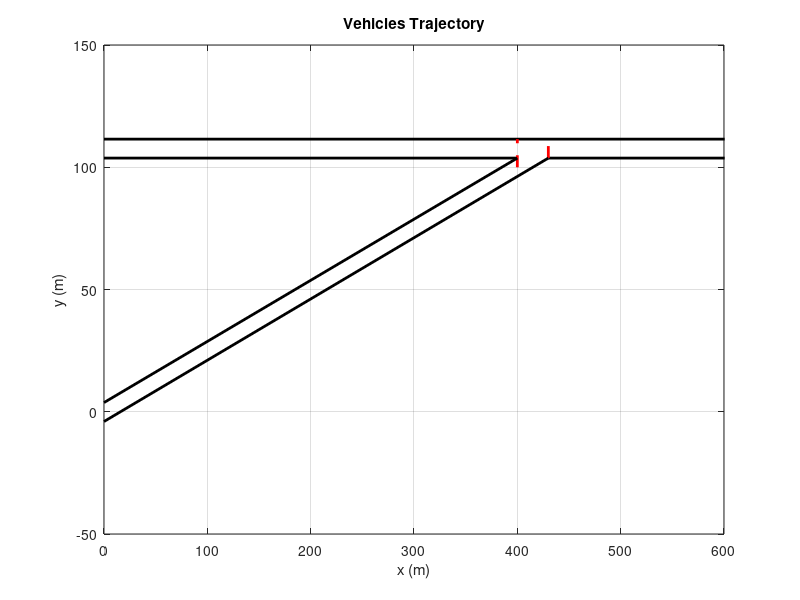

The MATLAB script that drew this image: (Note: this script raises an error after producing the figure.)
% mixed traffic scenario
% 2 CAVs and one MDV on each road
% need to add rear end collision constraint for manual vehicles
% CAVs should sense rear end collision with MDV
 %%
clear; 
clear all
close all; 
clc
% vmax_2, vmax_mr and vmax_sr, are to be used only in the case we want to
% set different thresholds for the final speed which can be used
% according to the traffic level. For now, we only allow the
% vehicles reaching the end of the control zone at v=vavg
dt=1;
vmax_2 = 13.4112; % [m/s] ==> 30 MPH
vmax_mr = 13.4112; % [m/s] ==> 30 MPH
vmax_sr = 13.4112;   
vavg_mr = 13.4112; % [m/s] ==> 30 MPH
vavg_sr = 13.4112; % 30 MPH

vmin_mr = 0; % [m/s] 
vmin_sr = 0;
vmax = 30; 

uavg = 0.3; 
cz_length = 400; % Length of the control zone [m]
iz_length = 30; % Length of the merging zone [m], or desired intervehicular distance at the end of the control zone
t_sim = 80; % Simulation time [s]
yo_mr = 107.625; % initial position on y
numel = t_sim/dt;

%% Define initial position for the vehicles on each road

%  intevehicular distance

R1_xo = {[-125 -130],[3,4]}; % 3= CAV, 4= MANUAL
R2_xo = {[ -125 -150],[3,4]};
road_1 = 'r1';
road_2 = 'r2';
s1 = struct(road_1,R1_xo);
s2 = struct(road_2,R2_xo);


% vehicles on main road
% Identify main road as 1
R1_ini(1,:)= ones(1,length(s1(1).r1));
% xo: Initial position on x
R1_ini(2,:)= s1(1).r1; % x position 
% yo: Initial position on y
R1_ini(3,:)= 107.625; 
% xf: Initial position
R1_ini(4,:)= ones(1,length(R1_xo))*cz_length;
%vo: Initial speed
R1_ini(5,:)= ones(1,length(R1_xo))*vavg_mr; % CHANGE
% vf: final speed
R1_ini(6,:)= ones(1,length(R1_xo))*vmax_mr; % CHANGE
% t2iz: Time to intersection zone at constant speed = vavg
R1_ini(7,:)= (cz_length-s1(1).r1)./R1_ini(5,:); % CHANGES
R1_ini(8,:)=s1(2).r1;


% vehicles on secondary road
R2_ini(1,:)= ones(1,length(s2(1).r2)).*2; 
% xo: Initial position on x
R2_ini(2,:)= s2(1).r2; 
% yo: Initial position on y
R2_ini(3,:)= s2(1).r2*0.25; 
% xf: final position

% Identify secundary road as 2
R2_ini(4,:)= ones(1,length(R2_xo))*(cz_length); 
% vo: Initial speed
R2_ini(5,:)= ones(1,length(R2_xo))*vavg_sr; 
% vf: final speed
R2_ini(6,:)= ones(1,length(R2_xo))*vmax_sr; 
% tf: time to reach intersection
R2_ini(7,:)= (cz_length-s2(1).r2)./R2_ini(5,:); 
R2_ini(8,:)=s2(2).r2;
% Reorganize vehicles in hierarchy according to time to reach control zone


% Concatenate matrices
R12_ini = horzcat(R1_ini, R2_ini); % Concatenate the two matrices 
R12_ini_h = sortrows(R12_ini',7)';

%               MANUAL VEHICLE - Secondary Road                 
%========================================================================
a_model=-0.05; %acceleration for manualy driven vehicle(MDV) on secondary road
% for loop to calculate MDV model values for more than one vehicle
dt=1;
%s(1,:)=R2_xo; %distance travelled
%j=1;
for i = 1:length(R12_ini_h(2,:))
    if R12_ini_h(8,i)==4 % manual vehicle
        s(i)=R12_ini_h(2,i)
        %j=j+1;
    end
end

for i=1:length(s)
    vf_model(i) = 12 + (14-12).*rand(1) % pre-defining v-final for MDV
    %vf_model(i) = 12.6808
    v1_model(i) = sqrt((vf_model(i))^2+2*a_model*s(i)); %initial velocity    
    v100_sr(i)=sqrt((v1_model(i)^2)+(2*a_model*100));  % velocity at RSU2  
    v400_sr(i)=sqrt((v1_model(i)^2)+(2*a_model*400)); % velocity while entering merging
    v430_sr(i)=sqrt((v1_model(i)^2)+(2*a_model*430)); % vel while leaving merging
    tm_sr(i)=(v400_sr(i)-v100_sr(i))/a_model;  % time while entering merging
    tme_sr(i)=(v430_sr(i)-v100_sr(i))/a_model; % time while exit merging
    t_headway(i)=tme_sr(i)-tm_sr(i) 
    v1(1,i)=v1_model(i);
end  
v2_RSU2= v100_sr;
cz_sr=400;     
cz_mr=400;
a_CAV = 0;

%% Initial conditions for each vehicle

% Vehicles on main road

% xf: Initial position
R1_ini(4,:)= ones(1,length(R1_xo))*cz_length;
%vo: Initial speed
R1_ini(5,:)= ones(1,length(R1_xo))*vavg_mr; % CHANGE
% vf: final speed
R1_ini(6,:)= ones(1,length(R1_xo))*vmax_mr; % CHANGE
% t2iz: Time to intersection zone at constant speed = vavg
R1_ini(7,:)= (cz_length-s1(1).r1)./R1_ini(5,:); % CHANGES
R1_ini(8,:)=s1(2).r1;
% Vehicles on secundary road

% Identify secundary road as 2
R2_ini(4,:)= ones(1,length(R2_xo))*(cz_length); 
% vo: Initial speed
R2_ini(5,:)= ones(1,length(R2_xo))*vavg_sr; 
% vf: final speed
R2_ini(6,:)= ones(1,length(R2_xo))*vmax_sr; 
% tf: time to reach intersection
R2_ini(7,:)= (cz_length-s2(1).r2)./R2_ini(5,:); 
R2_ini(8,:)=s2(2).r2;
% Reorganize vehicles in hierarchy according to time to reach control zone

% Concatenate matrices
R12_ini = horzcat(R1_ini, R2_ini); % Concatenate the two matrices 
R12_ini_h = sortrows(R12_ini',7)'; % Ordering by time to reach intersection zone
% R12_ini_h = sortrows(R12_ini',[2],{'descend'})';


for i3=1:length(R12_ini_h(7,:))
    if i3==1
        % Since tf=time to reach intersection zone, the time to leave
        % intersection for the first vehicle is the time it takes to cross 
        % the control zone at constant speed=vavg plus the time it takes 
        % to cross the intersection zone at constant speed = vmax
        R12_ini_h(9,i3) = R12_ini_h(4,i3)./R12_ini_h(5,i3) +(iz_length)./R12_ini_h(6,i3);
    else
        % For the rest of the vehicles it is the time to leave the
        % intersection of the previous vehicle, plus the time it takes to
        % cross the intersection zone at constant speed vmax
        R12_ini_h(9,i3) = R12_ini_h(9,i3-1)+(iz_length)./R12_ini_h(6,i3);
    end
end


%% Define initial conditions

xo=R12_ini_h(2,:); % This is still the initial position to start before the control zone
yo=R12_ini_h(3,:);
xf=R12_ini_h(4,:);
vo=R12_ini_h(5,:);
vf=R12_ini_h(6,:);
to=0.*R12_ini_h(2,:);
tf=R12_ini_h(8,:);
t2exit=R12_ini_h(8,:);
t=zeros(1,length(tf));
% State and control values for t=0
x=xo;
y=yo;
v=vo;
u=0*v;

vf_gaussian=normrnd(v1_model(1,1),1)
a_predict=(vf_gaussian^2-v1_model(1,1)^2)/(2*400); %500 is distance
v2_predict=sqrt(v1_model(1,1).^2+2*a_predict*(100)) % vel at RSU2 predicted using acclf from gaussain
tm_predict=2*(400)/(vf_gaussian+v1_model(1,1))   

vf_newpredict= 12.5; % predict one value between 12 to 14
error=v2_predict-v2_RSU2


% Loop for the simulation time
for i1=2:numel
    
    % Loop for each vehicle
    for i2=1:length(R12_ini_h(1,:))
        if R12_ini_h(1,i2)==1 % if main road
            if R12_ini_h(2,i2)== 3 % if CAV
            % Update variables before control zone 
                if x(i1-1,i2)<0

                % Update initial conditions:
                xo(i1,i2) = x(i1-1,i2); % We want xo to be constant until reaching the control zone
                xf(i1,i2) = xf(i1-1,i2); % We want xf to be constant always
                vo(i1,i2) = v(i1-1,i2); % We want vo to be constant until reaching the control zone
                vf(i1,i2) = vf(i1-1,i2); % We want vf to be constant always
                to(i1,i2) = i1-1; % We want to update to at each instant of time
                tf(i1,i2) = tm_predict; % We want tf to keep constant until we enter the control zone

                t(i1,i2)=i1*dt;
                x(i1,i2) = x(i1-1,i2)+ vo(i1,i2)*dt; 
                v(i1,i2) = vo(i1,i2);
                u(i1,i2) = 0;
                flag(i1,i2) = 0; % this flag is to detect that the minimum speed value has been reached

                if x(i1,i2)>=0
                    xo(i1,i2) = x(i1,i2);
                    to(i1,i2) = t(i1,i2);
                    vo(i1,i2) = v(i1,i2);
                end

            end

            % Update variables and control on the control zone
            if x(i1-1,i2)>=0 && x(i1-1,i2)<=400

                % Calculate control for first vehicle:
                if i2==1

                    % Update the initial conditions:
                    xo(i1,i2) = x(i1-1,i2);
                    xf(i1,i2) = xf(i1-1,i2);
                    vo(i1,i2) = v(i1-1,i2);

                    vf(i1,i2) = vf(i1-1,i2);
                    to(i1,i2) = t(i1-1,i2);
                    tf(i1,i2) = tf(i1-1,i2);

                    if tf(i1,i2)-to(i1,i2)<= 2*dt
                        a(i1,i2) = a(i1-1,i2);
                        b(i1,i2) = b(i1-1,i2);
                        c(i1,i2) = c(i1-1,i2);
                        d(i1,i2) = d(i1-1,i2);
                    else
                        [a(i1,i2),b(i1,i2),c(i1,i2),d(i1,i2)]=RTControl(to(i1,i2),tf(i1,i2),xo(i1,i2),xf(i1,i2),vo(i1,i2),vf(i1,i2));
                    end


                    % Update states and control
                    t(i1,i2)=i1*dt;
                    x(i1,i2) = a(i1,i2)*t(i1,i2)^3/6 + b(i1,i2)*t(i1,i2)^2/2 + c(i1,i2)*t(i1,i2) + d(i1,i2);
                    v(i1,i2) = a(i1,i2)*t(i1,i2)^2/2 + b(i1,i2)*t(i1,i2) + c(i1,i2);
                    u(i1,i2) = a(i1,i2)*t(i1,i2) + b(i1,i2);

                    % if the vehicle hit the lower bound on speed, don't apply 
                    % control. Update states and initial conditions:
                    if v(i1,i2)<vmin_mr

                        % Update states and control
                        x(i1,i2) = x(i1-1,i2)+ v(i1-1,i2)*dt;
                        v(i1,i2) = v(i1-1,i2);
                        u(i1,i2) = 0;
                        flag(i1,i2) = 1;

                        % Update initial conditions
                        xo(i1,i2) = x(i1-1,i2);
                        xf(i1,i2) = xf(i1-1,i2);
                        vo(i1,i2) = v(i1-1,i2);
                        vf(i1,i2) = vf(i1-1,i2);
                        to(i1,i2) = t(i1-1,i2);
                        tf(i1,i2) = tf(i1-1,i2)-0.02;                  
                    end


                else % for the rest of the vehicles

                    % Update the initial conditions
                    xo(i1,i2) = x(i1-1,i2);
                    xf(i1,i2) = xf(i1-1,i2);
                    vo(i1,i2) = v(i1-1,i2);
                    vf(i1,i2) = vf(i1-1,i2);
                    to(i1,i2) = t(i1-1,i2);
                    tf(i1,i2) = tf(i1,i2-1) + iz_length/vf(i1,i2-1);

                    % Calculate constants. If to is too close to tf, control
                    % signal will go to infinity, so, the control should be
                    % stopped if the difference between the two is less than 3 seconds
                    if tf(i1,i2)-to(i1,i2)<= 2
                        a(i1,i2) = a(i1-1,i2);
                        b(i1,i2) = b(i1-1,i2);
                        c(i1,i2) = c(i1-1,i2);
                        d(i1,i2) = d(i1-1,i2);
                    else
                        [a(i1,i2),b(i1,i2),c(i1,i2),d(i1,i2)]=RTControl(to(i1,i2),tf(i1,i2),xo(i1,i2),xf(i1,i2),vo(i1,i2),vf(i1,i2));
                    end
                    % Update states and control
                    t(i1,i2)=i1*dt;
                    x(i1,i2) = a(i1,i2)*t(i1,i2)^3/6 + b(i1,i2)*t(i1,i2)^2/2 + c(i1,i2)*t(i1,i2) + d(i1,i2);
                    v(i1,i2) = a(i1,i2)*t(i1,i2)^2/2 + b(i1,i2)*t(i1,i2) + c(i1,i2);
                    u(i1,i2) = a(i1,i2)*t(i1,i2) + b(i1,i2);

                    if tf(i1,i2)-to(i1,i2)<= 2 && (v(i1,i2)> vf(1,i2) || v(i1,i2)< vf(1,i2))
                        v(i1,i2) = vf(1,i2);
                        u(i1,i2) = 0;
                        x(i1,i2) = x(i1-1,i2) + vf(1,i2)*dt;
                    end
                    % if the vehicle hit the lower bound on speed, don't apply 
                    % control. Update states and initial conditions
                    if v(i1,i2)<vmin_mr 

                        % Update states and control
                        x(i1,i2) = x(i1-1,i2)+ v(i1-1,i2)*dt; % delta t = 1
                        v(i1,i2) = v(i1-1,i2);
                        u(i1,i2) = 0;
                        flag(i1,i2) = 1;

                        % Update initial conditions
                        xo(i1,i2) = x(i1-1,i2);
                        xf(i1,i2) = xf(i1-1,i2);
                        vo(i1,i2) = v(i1-1,i2);
                        vf(i1,i2) = vf(i1-1,i2);
                        to(i1,i2) = t(i1-1,i2);
                        tf(i1,i2) = tf(i1,i2-1) + iz_length/vf(i1,i2-1)-0.02;                    
                    end

                end

            end

            % Update variables after control zone 
            if x(i1-1,i2)>400

                % Update initial conditions:
                xf(i1,i2) = xf(i1-1,i2); % We want xf to be constant always
                vf(i1,i2) = vf(i1-1,i2); % We want vf to be constant always
                to(i1,i2) = to(i1-1,i2); % We want to=0 always
                tf(i1,i2) = tf(i1-1,i2); % We want tf to keep constant until we enter the control zone

                % Update states
                t(i1,i2)=i1*dt;
                x(i1,i2) = x(i1-1,i2)+ vf(i1,i2)*dt;
                v(i1,i2) = vf(i1,i2);
                u(i1,i2) = 0;
            end

            if x(i1,i2)<430 && R12_ini_h(1,i2)==2
                y(i1,i2)=x(i1,i2)*0.25;
            else
                y(i1,i2)=107.625;
            end
        end
        if R12_ini_h(2,i2)== 4 % if MDV  ------------------------------------
            if x(i1-1,i2)<0            
            % Update initial conditions:
                xo(i1,i2) = x(i1-1,i2); % We want xo to be constant until reaching the control zone
                xf(i1,i2) = xf(i1-1,i2); % We want xf to be constant always
                vo(i1,i2) = v(i1-1,i2); 
                vf(i1,i2) = vf(i1-1,i2); 
                to(i1,i2) = i1-1; % We want to update to at each instant of time
                tf(i1,i2) = tf(i1-1,i2); % We want tf to keep constant until we enter the control zone

                t(i1,i2)=i1*dt;
                x(i1,i2) = x(i1-1,i2)+ vo(i1,i2)*dt; 
                v(i1,i2) = vo(i1,i2);
                u(i1,i2) =-0.05;
                flag(i1,i2) = 0; % this flag is to detect that the minimum speed value has been reached
                % rear end collision constraint ---------------
                Ssafe = 10;
                if(i2~=1)
                    if x(i1,i2)-x(i1,i2-1)<Ssafe 
                        v(i1,i2)=v(i1,i2-1)-2;
                    end
                end
                    
                if x(i1,i2)>=0
                    xo(i1,i2) = x(i1,i2);
                    to(i1,i2) = t(i1,i2);
                    vo(i1,i2) = v(i1,i2);
                end

            end

            % Update variables and control on the control zone
            if x(i1-1,i2)>=0 && x(i1-1,i2)<=430

                % Calculate control for first vehicle:
                if i2==1

                    % Update the initial conditions:
                    xo(i1,i2) = x(i1-1,i2);
                    xf(i1,i2) = xf(i1-1,i2); 
                    vo(i1,i2) = v(i1-1,i2);

                    % vmf(i1,i2) = vmf(i1-1,i2);% CHECK THIS
                    %vmf(i1,i2) = 12.7631; % from distribution
                    vf(i1,i2) = vf_model(1,i2);
                    to(i1,i2) = t(i1-1,i2);
                    tf(i1,i2) = tf(i1-1,i2); 

                    % Update states and control
                    t(i1,i2)=i1*dt;
                    u(i1,i2) = -0.05;
                    v(i1,i2) = sqrt((vf(i1,i2)).^2-(2*u(i1,i2)*(430-xo(i1,i2))));
                    x(i1,i2) = xo(i1,i2)+v(i1,i2)*dt+(0.5*u(i1,i2)*dt^2);

                else % for rest of the vehicles
                    % Update the initial conditions
                    xo(i1,i2) = x(i1-1,i2);
                    xf(i1,i2) = xf(i1-1,i2); 
                    vo(i1,i2) = v(i1-1,i2);

                    vf(i1,i2) = vf_model(1,i2); % from distribution
                    to(i1,i2) = t(i1-1,i2);
                    tf(i1,i2) = tf(i1,i2-1)+ iz_length/vf(i1,i2-1);

                    % Calculate constants. If to is too close to tf, control
                    % signal will go to infinity, so, the control should be
                    % stopped if the difference between the two is less than 3 seconds

                    % Update states and control
                    t(i1,i2)=i1*dt;
                    u(i1,i2) = -0.05;
                    v(i1,i2) = sqrt((vf(i1,i2)).^2-(2*u(i1,i2)*(430-xo(i1,i2))));
                    x(i1,i2) = xo(i1,i2)+v(i1,i2)*dt+(0.5*u(i1,i2)*dt^2);    
            % rear end collision constraint ---------------
                    Ssafe = 10;
                    if(i2~=1)
                        if x(i1,i2)-x(i1,i2-1)<Ssafe 
                            v(i1,i2)=v(i1,i2-1)-2;
                        end
                    end
               end

            end
            % Update variables after control zone 
            if x(i1-1,i2)>430
                % Update initial conditions:
                xf(i1,i2) = xf(i1-1,i2); % We want xf to be constant always
                vf(i1,i2) = vf(i1-1,i2); % CHECK THIS GIVE some value
                to(i1,i2) = to(i1-1,i2); % We want to=0 always
                tf(i1,i2) = tf(i1-1,i2); % We want tf to keep constant until we enter the control zone

                % Update states
                t(i1,i2)=i1*dt;
                x(i1,i2) = x(i1-1,i2)+ vf(i1,i2)*dt;
                v(i1,i2) = vf(i1,i2);
                u(i1,i2) = -0.05;
            end
            
          % rear end collision constraint ---------------
                Ssafe =10;
                if(i2~=1)
                    if x(i1,i2)-x(i1,i2-1)<Ssafe 
                        v(i1,i2)=v(i1,i2-1)-2;
                    end
                end
            if x(i1,i2)<430 && R12_ini_h(1,i2)==2
                y(i1,i2)=x(i1,i2)*0.25;
            else
                y(i1,i2)=107.625;
            end       
            
        end % for loop of MDV or CAV
        end % for the if loop of main road
        if R12_ini_h(1,i2)==2 % if secondary road
                       if R12_ini_h(2,i2)== 3 % if CAV
            % Update variables before control zone 
                if x(i1-1,i2)<0

                % Update initial conditions:
                xo(i1,i2) = x(i1-1,i2); % We want xo to be constant until reaching the control zone
                xf(i1,i2) = xf(i1-1,i2); % We want xf to be constant always
                vo(i1,i2) = v(i1-1,i2); % We want vo to be constant until reaching the control zone
                vf(i1,i2) = vf(i1-1,i2); % We want vf to be constant always
                to(i1,i2) = i1-1; % We want to update to at each instant of time
                tf(i1,i2) = tm_predict; % We want tf to keep constant until we enter the control zone

                t(i1,i2)=i1*dt;
                x(i1,i2) = x(i1-1,i2)+ vo(i1,i2)*dt; 
                v(i1,i2) = vo(i1,i2);
                u(i1,i2) = 0;
                flag(i1,i2) = 0; % this flag is to detect that the minimum speed value has been reached

                if x(i1,i2)>=0
                    xo(i1,i2) = x(i1,i2);
                    to(i1,i2) = t(i1,i2);
                    vo(i1,i2) = v(i1,i2);
                end

            end

            % Update variables and control on the control zone
            if x(i1-1,i2)>=0 && x(i1-1,i2)<=400

                % Calculate control for first vehicle:
                if i2==1

                    % Update the initial conditions:
                    xo(i1,i2) = x(i1-1,i2);
                    xf(i1,i2) = xf(i1-1,i2);
                    vo(i1,i2) = v(i1-1,i2);

                    vf(i1,i2) = vf(i1-1,i2);
                    to(i1,i2) = t(i1-1,i2);
                    tf(i1,i2) = tf(i1-1,i2);

                    if tf(i1,i2)-to(i1,i2)<= 2*dt
                        a(i1,i2) = a(i1-1,i2);
                        b(i1,i2) = b(i1-1,i2);
                        c(i1,i2) = c(i1-1,i2);
                        d(i1,i2) = d(i1-1,i2);
                    else
                        [a(i1,i2),b(i1,i2),c(i1,i2),d(i1,i2)]=RTControl(to(i1,i2),tf(i1,i2),xo(i1,i2),xf(i1,i2),vo(i1,i2),vf(i1,i2));
                    end


                    % Update states and control
                    t(i1,i2)=i1*dt;
                    x(i1,i2) = a(i1,i2)*t(i1,i2)^3/6 + b(i1,i2)*t(i1,i2)^2/2 + c(i1,i2)*t(i1,i2) + d(i1,i2);
                    v(i1,i2) = a(i1,i2)*t(i1,i2)^2/2 + b(i1,i2)*t(i1,i2) + c(i1,i2);
                    u(i1,i2) = a(i1,i2)*t(i1,i2) + b(i1,i2);

                    % if the vehicle hit the lower bound on speed, don't apply 
                    % control. Update states and initial conditions:
                    if v(i1,i2)<vmin_mr

                        % Update states and control
                        x(i1,i2) = x(i1-1,i2)+ v(i1-1,i2)*dt;
                        v(i1,i2) = v(i1-1,i2);
                        u(i1,i2) = 0;
                        flag(i1,i2) = 1;

                        % Update initial conditions
                        xo(i1,i2) = x(i1-1,i2);
                        xf(i1,i2) = xf(i1-1,i2);
                        vo(i1,i2) = v(i1-1,i2);
                        vf(i1,i2) = vf(i1-1,i2);
                        to(i1,i2) = t(i1-1,i2);
                        tf(i1,i2) = tf(i1-1,i2)-0.02;                  
                    end


                else % for the rest of the vehicles

                    % Update the initial conditions
                    xo(i1,i2) = x(i1-1,i2);
                    xf(i1,i2) = xf(i1-1,i2);
                    vo(i1,i2) = v(i1-1,i2);
                    vf(i1,i2) = vf(i1-1,i2);
                    to(i1,i2) = t(i1-1,i2);
                    tf(i1,i2) = tf(i1,i2-1) + iz_length/vf(i1,i2-1);

                    % Calculate constants. If to is too close to tf, control
                    % signal will go to infinity, so, the control should be
                    % stopped if the difference between the two is less than 3 seconds
                    if tf(i1,i2)-to(i1,i2)<= 2
                        a(i1,i2) = a(i1-1,i2);
                        b(i1,i2) = b(i1-1,i2);
                        c(i1,i2) = c(i1-1,i2);
                        d(i1,i2) = d(i1-1,i2);
                    else
                        [a(i1,i2),b(i1,i2),c(i1,i2),d(i1,i2)]=RTControl(to(i1,i2),tf(i1,i2),xo(i1,i2),xf(i1,i2),vo(i1,i2),vf(i1,i2));
                    end
                    % Update states and control
                    t(i1,i2)=i1*dt;
                    x(i1,i2) = a(i1,i2)*t(i1,i2)^3/6 + b(i1,i2)*t(i1,i2)^2/2 + c(i1,i2)*t(i1,i2) + d(i1,i2);
                    v(i1,i2) = a(i1,i2)*t(i1,i2)^2/2 + b(i1,i2)*t(i1,i2) + c(i1,i2);
                    u(i1,i2) = a(i1,i2)*t(i1,i2) + b(i1,i2);

                    if tf(i1,i2)-to(i1,i2)<= 2 && (v(i1,i2)> vf(1,i2) || v(i1,i2)< vf(1,i2))
                        v(i1,i2) = vf(1,i2);
                        u(i1,i2) = 0;
                        x(i1,i2) = x(i1-1,i2) + vf(1,i2)*dt;
                    end
                    % if the vehicle hit the lower bound on speed, don't apply 
                    % control. Update states and initial conditions
                    if v(i1,i2)<vmin_mr 

                        % Update states and control
                        x(i1,i2) = x(i1-1,i2)+ v(i1-1,i2)*dt; % delta t = 1
                        v(i1,i2) = v(i1-1,i2);
                        u(i1,i2) = 0;
                        flag(i1,i2) = 1;

                        % Update initial conditions
                        xo(i1,i2) = x(i1-1,i2);
                        xf(i1,i2) = xf(i1-1,i2);
                        vo(i1,i2) = v(i1-1,i2);
                        vf(i1,i2) = vf(i1-1,i2);
                        to(i1,i2) = t(i1-1,i2);
                        tf(i1,i2) = tf(i1,i2-1) + iz_length/vf(i1,i2-1)-0.02;                    
                    end

                end

            end

            % Update variables after control zone 
            if x(i1-1,i2)>400

                % Update initial conditions:
                xf(i1,i2) = xf(i1-1,i2); % We want xf to be constant always
                vf(i1,i2) = vf(i1-1,i2); % We want vf to be constant always
                to(i1,i2) = to(i1-1,i2); % We want to=0 always
                tf(i1,i2) = tf(i1-1,i2); % We want tf to keep constant until we enter the control zone

                % Update states
                t(i1,i2)=i1*dt;
                x(i1,i2) = x(i1-1,i2)+ vf(i1,i2)*dt;
                v(i1,i2) = vf(i1,i2);
                u(i1,i2) = 0;
            end

            if x(i1,i2)<430 && R12_ini_h(1,i2)==2
                y(i1,i2)=x(i1,i2)*0.25;
            else
                y(i1,i2)=107.625;
            end
    end
        if R12_ini_h(2,i2)== 4% if MDV  ------------------------------------
            if x(i1-1,i2)<0            
            % Update initial conditions:
                xo(i1,i2) = x(i1-1,i2); % We want xo to be constant until reaching the control zone
                xf(i1,i2) = xf(i1-1,i2); % We want xf to be constant always
                vo(i1,i2) = v(i1-1,i2); 
                vf(i1,i2) = vf(i1-1,i2); 
                to(i1,i2) = i1-1; % We want to update to at each instant of time
                tf(i1,i2) = tf(i1-1,i2); % We want tf to keep constant until we enter the control zone

                t(i1,i2)=i1*dt;
                x(i1,i2) = x(i1-1,i2)+ vo(i1,i2)*dt; 
                v(i1,i2) = vo(i1,i2);
                u(i1,i2) =-0.05;
                flag(i1,i2) = 0; % this flag is to detect that the minimum speed value has been reached
                % rear end collision constraint ---------------
                Ssafe = 10;
                if(i2~=1)
                    if x(i1,i2)-x(i1,i2-1)<Ssafe 
                        v(i1,i2)=v(i1,i2-1)-2;
                    end
                end
                    
                if x(i1,i2)>=0
                    xo(i1,i2) = x(i1,i2);
                    to(i1,i2) = t(i1,i2);
                    vo(i1,i2) = v(i1,i2);
                end

            end

            % Update variables and control on the control zone
            if x(i1-1,i2)>=0 && x(i1-1,i2)<=430

                % Calculate control for first vehicle:
                if i2==1

                    % Update the initial conditions:
                    xo(i1,i2) = x(i1-1,i2);
                    xf(i1,i2) = xf(i1-1,i2); 
                    vo(i1,i2) = v(i1-1,i2);

                    % vmf(i1,i2) = vmf(i1-1,i2);% CHECK THIS
                    %vmf(i1,i2) = 12.7631; % from distribution
                    vf(i1,i2) = vf_model(1,i2);
                    to(i1,i2) = t(i1-1,i2);
                    tf(i1,i2) = tf(i1-1,i2); 

                    % Update states and control
                    t(i1,i2)=i1*dt;
                    u(i1,i2) = -0.05;
                    v(i1,i2) = sqrt((vf(i1,i2)).^2-(2*u(i1,i2)*(430-xo(i1,i2))));
                    x(i1,i2) = xo(i1,i2)+v(i1,i2)*dt+(0.5*u(i1,i2)*dt^2);

                else % for rest of the vehicles
                    % Update the initial conditions
                    xo(i1,i2) = x(i1-1,i2);
                    xf(i1,i2) = xf(i1-1,i2); 
                    vo(i1,i2) = v(i1-1,i2);

                    vf(i1,i2) = vf_model(1,i2); % from distribution
                    to(i1,i2) = t(i1-1,i2);
                    tf(i1,i2) = tf(i1,i2-1)+ iz_length/vf(i1,i2-1);

                    % Calculate constants. If to is too close to tf, control
                    % signal will go to infinity, so, the control should be
                    % stopped if the difference between the two is less than 3 seconds

                    % Update states and control
                    t(i1,i2)=i1*dt;
                    u(i1,i2) = -0.05;
                    v(i1,i2) = sqrt((vf(i1,i2)).^2-(2*u(i1,i2)*(430-xo(i1,i2))));
                    x(i1,i2) = xo(i1,i2)+v(i1,i2)*dt+(0.5*u(i1,i2)*dt^2);    
            % rear end collision constraint ---------------
                    Ssafe = 10;
                    if(i2~=1)
                        if x(i1,i2)-x(i1,i2-1)<Ssafe 
                            v(i1,i2)=v(i1,i2-1)-2;
                        end
                    end
               end

            end
            % Update variables after control zone 
            if x(i1-1,i2)>430
                % Update initial conditions:
                xf(i1,i2) = xf(i1-1,i2); % We want xf to be constant always
                vf(i1,i2) = vf(i1-1,i2); % CHECK THIS GIVE some value
                to(i1,i2) = to(i1-1,i2); % We want to=0 always
                tf(i1,i2) = tf(i1-1,i2); % We want tf to keep constant until we enter the control zone

                % Update states
                t(i1,i2)=i1*dt;
                x(i1,i2) = x(i1-1,i2)+ vf(i1,i2)*dt;
                v(i1,i2) = vf(i1,i2);
                u(i1,i2) = -0.05;
            end
            
          % rear end collision constraint ---------------
                Ssafe =10;
                if(i2~=1)
                    if x(i1,i2)-x(i1,i2-1)<Ssafe 
                        v(i1,i2)=v(i1,i2-1)-2;
                    end
                end
            if x(i1,i2)<430 && R12_ini_h(1,i2)==2
                y(i1,i2)=x(i1,i2)*0.25;
            else
                y(i1,i2)=107.625;
            end       
            
        end % for loop of MDV or CAV
        end % for if loop of seconsdary road
    end % for loop of vehicles
end % end for for loop of time

% we have x for main road, xm for secondary road
%% Show animation
i4=find(R12_ini_h(1,:)==2); % Identifies secondary road
i5=find(R12_ini_h(1,:)==1); % Identifies main road

for n=1:t_sim
    j=1;
    for k=1:length(i4)
        if R12_ini_h(8,i4(k)) == 3 && R12_ini_h(1,i4(k))==2
            % it is CAV and on secondary road
            x1(n)= x(n,i4(k)); % Secondary road
            y1(n)= y(n,i4(k));
            u1(n)= u(n,i4(k));
            v1(n)= v(n,i4(k));
            plot(x1(n),y1(n),'ob','MarkerSize',5, 'MarkerFaceColor','b' );
            hold on;
        end
        if(R12_ini_h(8,i4(k)) == 4 && R12_ini_h(1,i4(k))==2)
            % it is MDV and on secondary road
            x2(n)= x(n,i4(k)); % Secondary road
            y2(n)= y(n,i4(k));
            u2(n)= u(n,i4(k));
            v2(n)= v(n,i4(k));          
            plot(x2(n),y2(n),'or','MarkerSize',5, 'MarkerFaceColor','r' );
             hold on;
        end

        if R12_ini_h(8,i5(j)) == 3 && R12_ini_h(1,i5(j))==1 && j<=length(i5)
            % it is CAV and on main road
            x3(n)= x(n,i5(j)); % main road
            y3(n)= y(n,i5(j));
            u3(n)= u(n,i5(j));
            v3(n)= v(n,i5(j));
            plot(x3(n),y3(n),'ob','MarkerSize',5, 'MarkerFaceColor','b' );
            hold on
        end
        if(R12_ini_h(8,i5(j)) == 4 && R12_ini_h(1,i5(j))==1) && j<=length(i5)
            % it is MDV an on main road
            x4(n)=x(n,i5(j)); % Main road
            y4(n)=y(n,i5(j));      
            u4(n)= u(n,i5(j));
            v4(n)= v(n,i5(j));
            plot(x4(n),y4(n),'or','MarkerSize',5,  'MarkerFaceColor','r');
            hold off
        end
        j=j+1;
    end
   
    axis([0,600,-50,150]);
    xlabel('x (m)');
    ylabel('y (m)');
    line([0 700],[111.5 111.5],'color','k','LineWidth',2)
    line([0 400],[103.75 103.75],'color','k','LineWidth',2)
    line([430 700],[103.75 103.75],'color','k','LineWidth',2)
    line([400 400],[100 111.5],'color','r','LineWidth',2,'LineStyle','--')
    line([430 430],[103.75 111.5],'color','r','LineWidth',2,'LineStyle','--')
    
    line([0 400],[3.75 103.75],'color','k','LineWidth',2)
    line([0 430],[-4 103.75],'color','k','LineWidth',2)
    grid on
    title('Vehicles Trajectory');
    drawnow
    pause(0.25)
    M(n)=getframe;
end
% Display results as animation
figure
axes('Position',[0 0 1500 1500])
movie(M,1)

myVideo= VideoWriter('MergingRoads_Coordinated_DS.avi');
myVideo.FrameRate = 5;  % Default 30
myVideo.Quality = 90;    % Default 75
open(myVideo);
writeVideo(myVideo, M);
close(myVideo);
